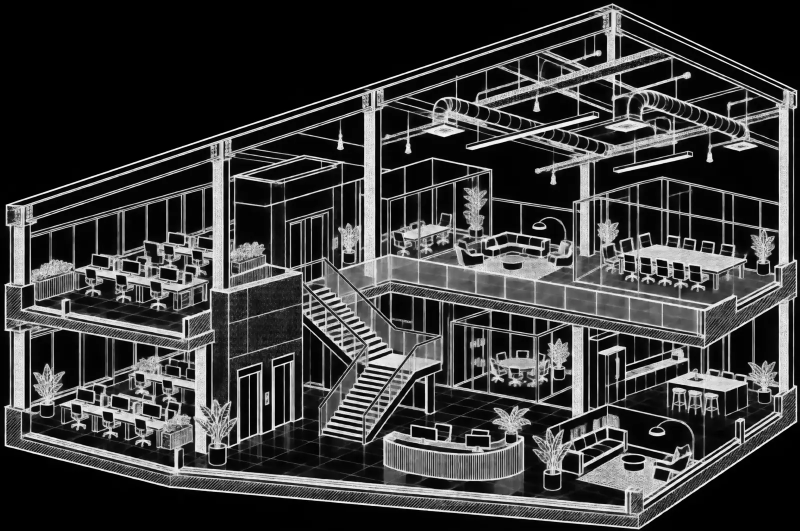
#> input picture assets/images/home/hero-axo-1600.webp, 1600 x 1062 px (shown at 1/2 size)
$ python prep_reference.py ../../assets/images/home/hero-axo-1600.webp ../../assets/images/home/hero-axo-960.webp
#> lines starting #> are read from the running program, lines starting #| are printed output that depends on the picture; after the words box and inside, x2 and y2 are one past the last pixel; in counts of white or black regions, pixels touching at a corner belong together
#!/usr/bin/env python3
"""把舊簡報截圖 render-NN.jpg 裁成乾淨構圖參考：去白邊、避開左下平面圖與左上浮水印。
用法：python3 prep_reference.py <src.jpg> <dst.png>
"""
import sys
from PIL import Image
import numpy as np

INSET = (0, 930, 345, 1125)   # 左下平面圖（1626x1125 簡報頁座標）
WM = (45, 35, 155, 120)       # 左上浮水印圖示


def prep(src, dst):
    im = Image.open(src).convert("RGB")
#> im is the input picture: PIL image 1600x1062 RGB; mean R, G, B 58.1, 58.1, 58.1
    a = np.asarray(im).astype(int)
    m = a.mean(axis=2) < 238          # 非白
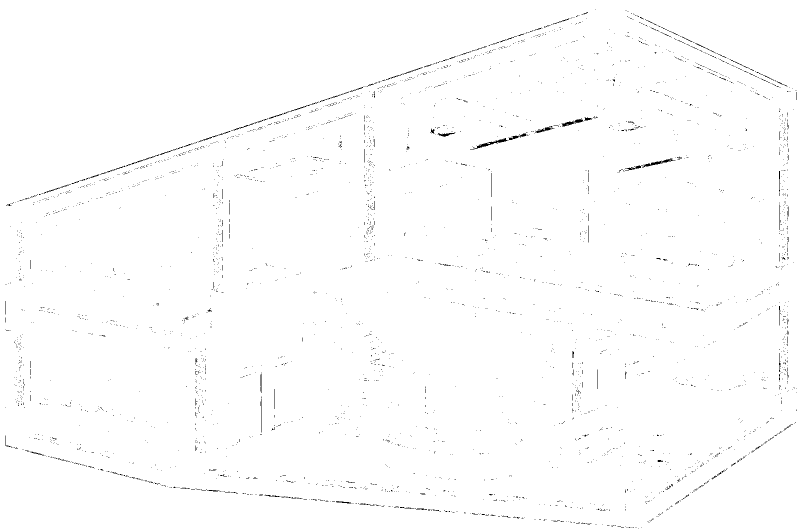
#> m: shape (1062, 1600) bool (shown at 1/2 size); 99.2% white; black in thin lines or dots
    for x0, y0, x1, y1 in (INSET, WM):
        m[y0:y1, x0:x1] = False
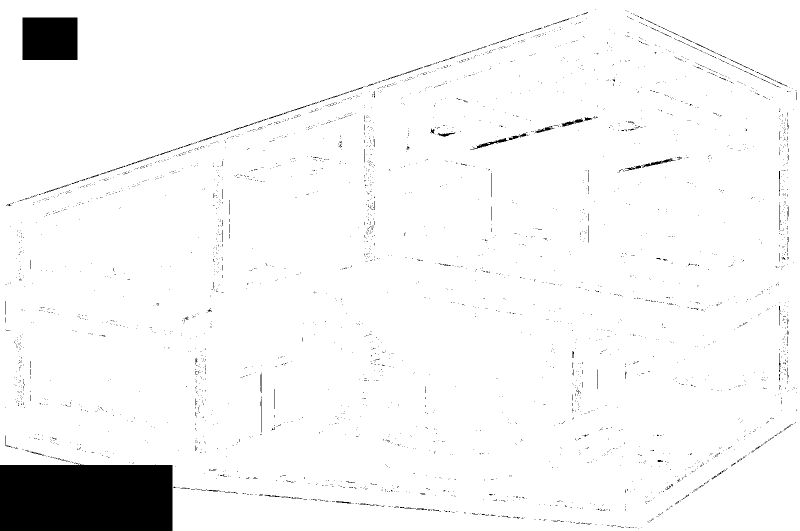
#> m: shape (1062, 1600) bool (shown at 1/2 size); 96% white; 3734 black regions (3643 under 20 px), largest, box (x1, y1, x2, y2) and area: (0, 928, 345, 1062) 45546, (45, 35, 155, 120) 9350, (940, 276, 1017, 299) 332
    rows, cols = np.where(m.any(1))[0], np.where(m.any(0))[0]
#> rows = 1062 values from 0 to 1061; cols = 1600 values from 0 to 1599
    # 去掉孤立雜點：要求該列/欄至少 15% 非白
    rows = np.where(m.mean(1) > 0.15)[0]; cols = np.where(m.mean(0) > 0.15)[0]
    L, T, R, B = cols.min(), rows.min(), cols.max() + 1, rows.max() + 1
#> L = 0; T = 0; R = 1600; B = 1062
    for x0, y0, x1, y1 in (INSET, WM):
        if x0 < R and x1 > L and y0 < B and y1 > T:   # 有重疊 → 擇損失較小的方向裁掉
            cut_h = (min(B, y1) - max(T, y0)) and None
            opts = []
            if y0 > T: opts.append(((B - y0) * (R - L), ("B", y0)))
            if y1 < B: opts.append(((y1 - T) * (R - L), ("T", y1)))
            if x1 < R: opts.append(((x1 - L) * (B - T), ("L", x1)))
            side, v = min(opts)[1]
            if side == "B": B = v
            elif side == "T": T = v
            elif side == "L": L = v
#> this loop made 2 passes
#> (side, v, B) on pass 1: ('B', 930, 930)
#> (side, v, L) on pass 2: ('L', 155, 155)
#> after the loop, B = 930; L = 155; T = 0; opts = [(1432000, ('B', 35)), (192000, ('T', 120)), (144150, ('L', 155))]; v = 155
    im.crop((L, T, R, B)).save(dst)
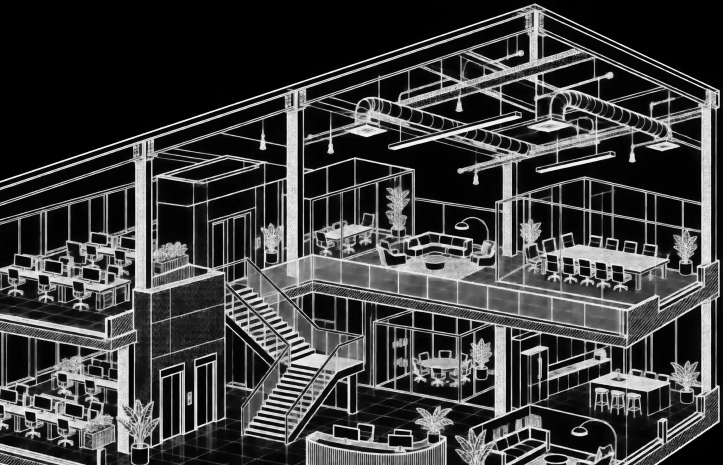
#> saved as hero-axo-960.webp: PIL image 1445x930 RGB (shown at 1/2 size); mean R, G, B 61.2, 61.2, 61.2
    return (L, T, R, B)


if __name__ == "__main__":
    print(prep(sys.argv[1], sys.argv[2]))

$ run again, on assets/images/home/hero-kimpton-02-1440.webp
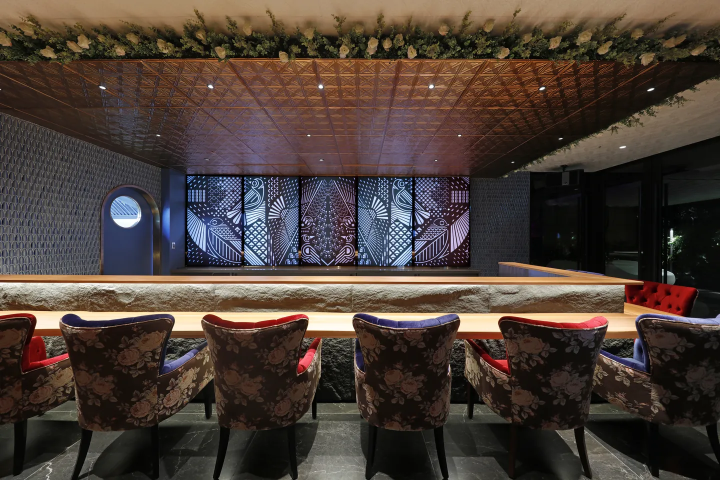
#> input picture assets/images/home/hero-kimpton-02-1440.webp, 1440 x 960 px (shown at 1/2 size)
#> in prep, im is the input picture: PIL image 1440x960 RGB; mean R, G, B 74.5, 62.1, 55.2
#> after the loop in prep, `for x0, y0, x1, y1 in (INSET, WM):`:
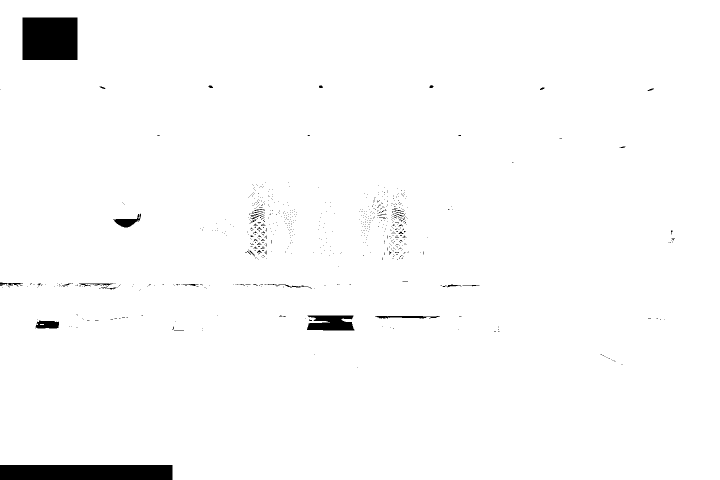
#> m: shape (960, 1440) bool (shown at 1/2 size); 98.1% white; 777 black regions (742 under 20 px), largest, box (x1, y1, x2, y2) and area: (0, 930, 345, 960) 10350, (45, 35, 155, 120) 9350, (614, 631, 709, 661) 2297
#> rows = 960 values from 0 to 959; cols = 1440 values from 0 to 1439
#> in prep, `L, T, R, B = cols.min(), rows.min(), cols.max() + 1, rows.max() + 1`: L = 0; R = 1440; B = 960
#> the loop in prep, `for x0, y0, x1, y1 in (INSET, WM):` made 2 passes
#> (side, v, B) on pass 1: ('B', 930, 930)
#> after the loop in prep, `for x0, y0, x1, y1 in (INSET, WM):`: B = 930; L = 155; T = 0; opts = [(1288800, ('B', 35)), (172800, ('T', 120)), (144150, ('L', 155))]; v = 155
#> in prep, `im.crop((L, T, R, B)).save(dst)`:
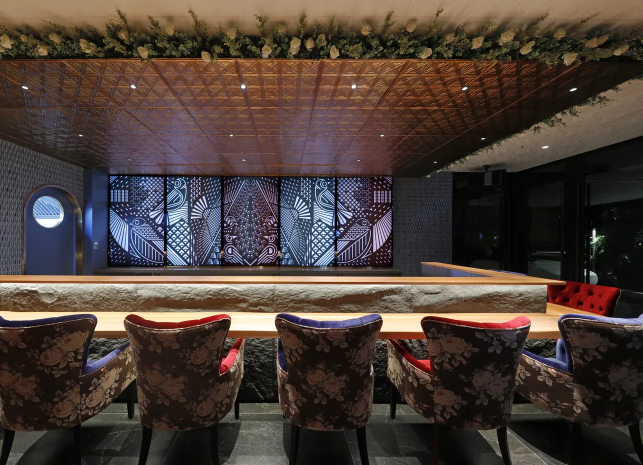
#> saved as hero-kimpton-02-1440.webp: PIL image 1285x930 RGB (shown at 1/2 size); mean R, G, B 74.7, 61.9, 55.2
